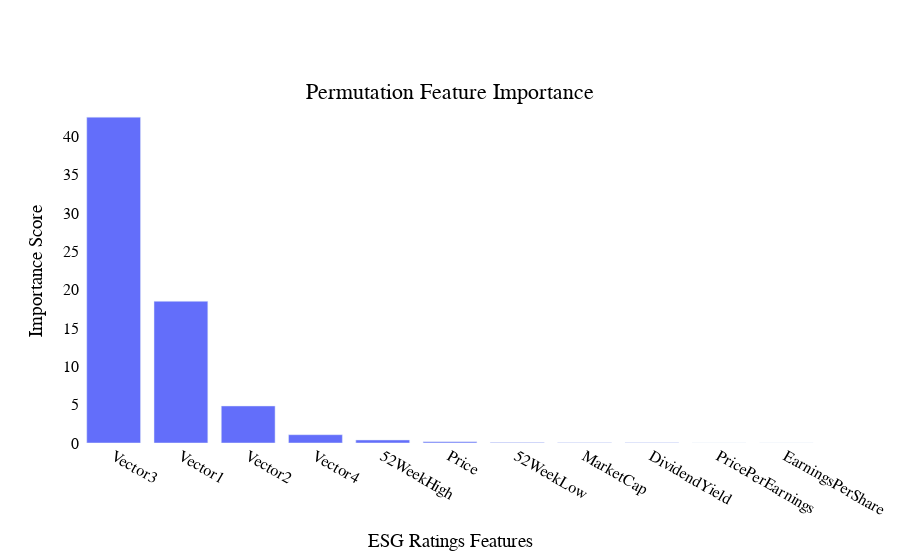

Source (notebook cell):
### Code cell
import plotly.express as px
fig = px.bar(imp, title="Permutation Feature Importance",
            labels={"x": "Number of Components", "y": "Cumulative Explained Variance"})
fig.update_traces(showlegend=False, selector=dict(type='bar'))
fig.update_xaxes(title_font=dict(size=18, family='Courier', color='black'),showgrid=False)
fig.update_yaxes(title_font=dict(size=18, family='Courier', color='black'),showgrid=False)
fig.update_layout( title={'text':"Permutation Feature Importance",
                         'y':0.85,
                         'yanchor': 'top',
                         'x':0.5,
                         'xanchor': 'center'})
fig.update_layout({'plot_bgcolor': 'rgba(0,0,0,0)',
                           'paper_bgcolor': 'rgba(0,0,0,0)'
                  })
fig.update_layout(
    xaxis_title="ESG Ratings Features",
    yaxis_title="Importance Score",
    legend_title="Legend Title",
    font=dict(
        family="Time New",
        size=16,
        color="black"
    )
)

fig.show()

### Figure 1 — Plotly figure (JSON) as saved in the notebook; plotly's stock layout.template omitted (floating-point values rounded to 4 significant figures)
{"data": [{"alignmentgroup": "True", "hovertemplate": "variable=Importance<br>Feature=%{x}<br>value=%{y}<extra></extra>", "legendgroup": "Importance", "marker": {"color": "#636efa"}, "name": "Importance", "offsetgroup": "Importance", "orientation": "v", "showlegend": false, "textposition": "auto", "type": "bar", "x": ["Vector3", "Vector1", "Vector2", "Vector4", "52WeekHigh", "Price", "52WeekLow", "MarketCap", "DividendYield", "PricePerEarnings", "EarningsPerShare"], "xaxis": "x", "y": [42.51, 18.49, 4.83, 1.084, 0.3926, 0.1514, 0.05439, 0.0472, 0.03881, 0.0002649, 0.0001626], "yaxis": "y"}], "layout": {"barmode": "relative", "font": {"color": "black", "family": "Time New", "size": 16}, "legend": {"title": {"text": "Legend Title"}, "tracegroupgap": 0}, "paper_bgcolor": "rgba(0,0,0,0)", "plot_bgcolor": "rgba(0,0,0,0)", "title": {"text": "Permutation Feature Importance", "x": 0.5, "xanchor": "center", "y": 0.85, "yanchor": "top"}, "xaxis": {"anchor": "y", "domain": [0, 1], "showgrid": false, "title": {"text": "ESG Ratings Features"}}, "yaxis": {"anchor": "x", "domain": [0, 1], "showgrid": false, "title": {"text": "Importance Score"}}}}
